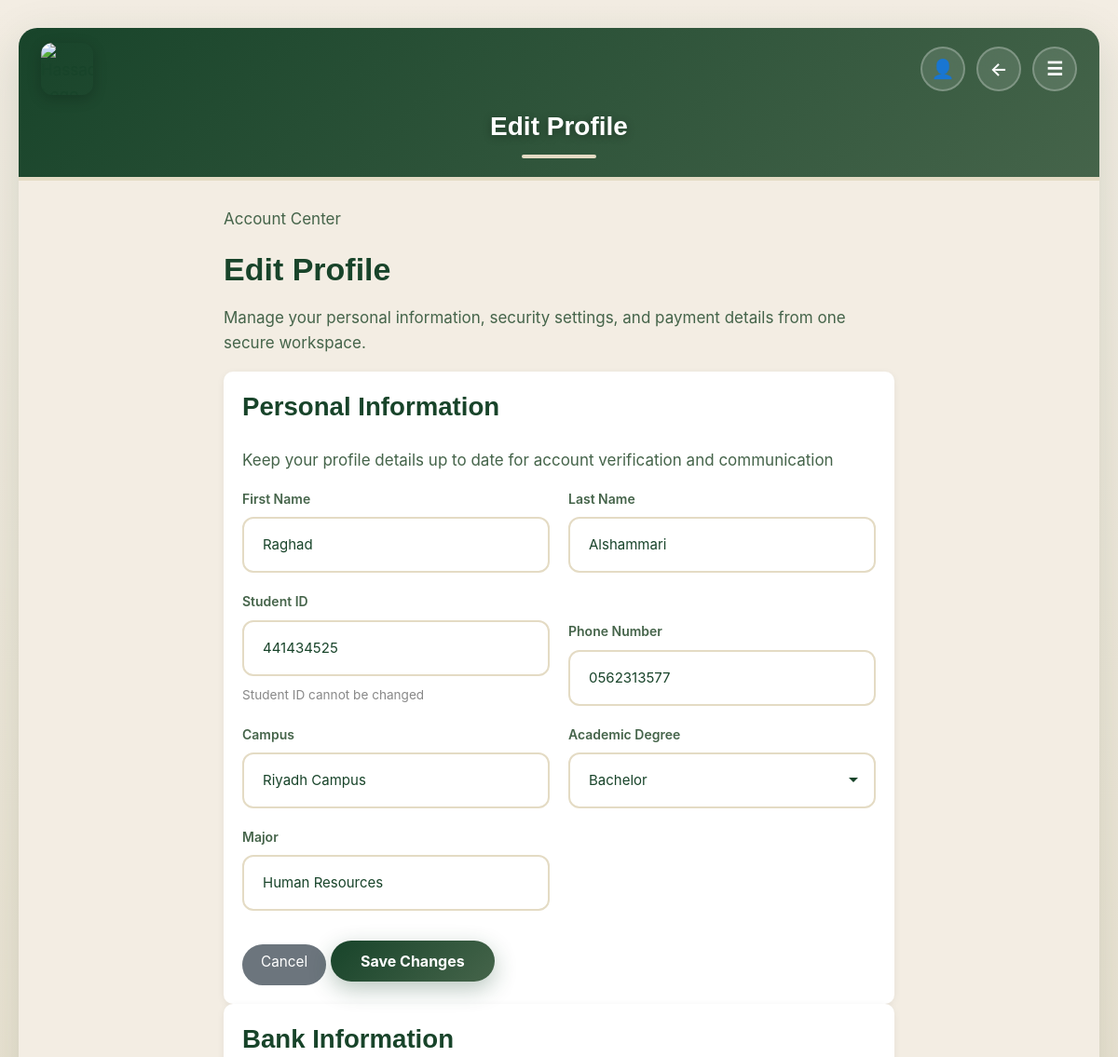
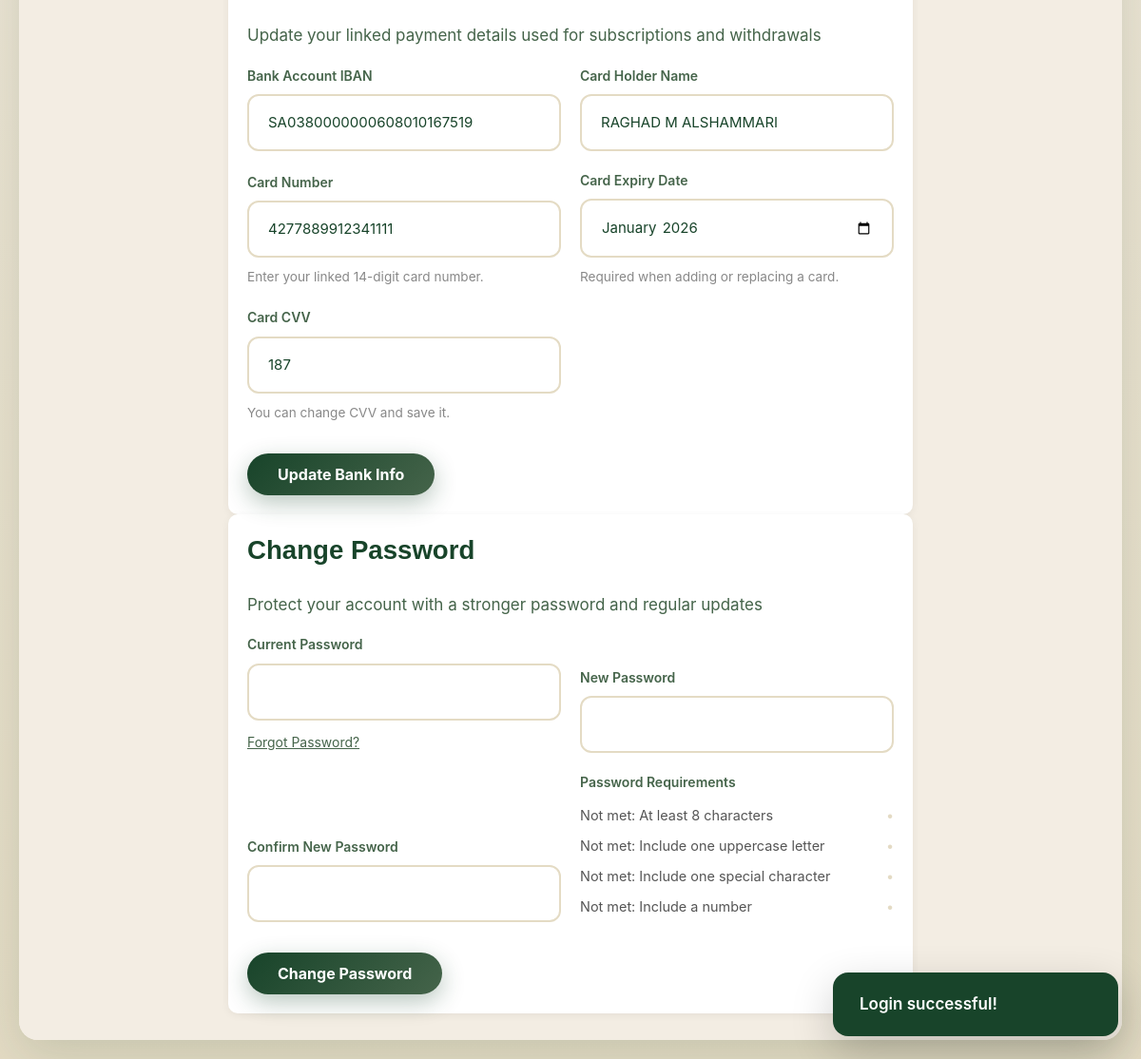
Page /index.php?page=edit-profile (signed in) on the committed database (2 pictures, top to bottom).
### tables this page shows
CREATE TABLE IF NOT EXISTS Student (
    StudentID INT PRIMARY KEY,
    StudentNameFirst VARCHAR(100),
    StudentNameLast VARCHAR(100),
    StudentPassword VARCHAR(255),
    StudentMajor VARCHAR(100),
    StudentAccountStates VARCHAR(50),
    StudentPhoneNumber VARCHAR(20),
    StudentCampus VARCHAR(100),
    StudentAcademicDegree VARCHAR(100),
    ReinvestmentAmount DECIMAL(12,2) DEFAULT 0,
    AccessID INT,
    FOREIGN KEY (AccessID) REFERENCES AccessLevel(AccessID)
);

CREATE TABLE IF NOT EXISTS BankAccount (
    CreditCardNumber VARCHAR(50) PRIMARY KEY,
    BankAccountIban VARCHAR(50),
    CreditCardName VARCHAR(100),
    CreditCardCVV INT,
    CreditCardDayExpired DATE,
    VerificationCode INT,
    PostalCode VARCHAR(20),
    StudentID INT,
    FOREIGN KEY (StudentID) REFERENCES Student(StudentID)
);

### index.php (called while the page is built, shortened)
<?php
$page = $_GET['page'] ?? 'home';
require __DIR__ . '/pages/' . $page . '.php';

### app.php (called while the page is built, shortened)
<?php
return [
    'app_name' => 'Hassad',
    'base_url' => '/hassad',
    'db' => [
        'driver' => 'mysql',
        'host' => '127.0.0.1',
        'port' => '3306',
        'database' => 'hassad',
        'username' => 'root',
        'password' => '',
        'charset' => 'utf8mb4',
    ],
];

### database.php (called while the page is built, shortened)
<?php
function app_config(): array
{
    static $config;
    if ($config === null) {
        $config = require __DIR__ . '/app.php';
    }
    return $config;
}
function db_connection(): ?PDO
{
    static $pdo = false;
    if ($pdo !== false) {
        return $pdo;
    }
    $config = app_config()['db'] ?? [];
    try {
        $dsn = sprintf(
            'mysql:host=%s;port=%s;dbname=%s;charset=%s',
            $config['host'] ?? '127.0.0.1',
            $config['port'] ?? '3306',
            $config['database'] ?? 'hassad',
            $config['charset'] ?? 'utf8mb4'
        );
        $pdo = new PDO(
            $dsn,
            $config['username'] ?? 'root',
            $config['password'] ?? '',
            [
                PDO::ATTR_ERRMODE => PDO::ERRMODE_EXCEPTION,
                PDO::ATTR_DEFAULT_FETCH_MODE => PDO::FETCH_ASSOC,
            ]
        );
    } catch (Throwable $exception) {
        $pdo = null;
    }
    return $pdo;
}

### repository.php (called while the page is built, shortened)
<?php
function db_column_exists(string $tableName, string $columnName): bool
{
    $config = app_config();
    $dbName = (string) (($config['db']['database'] ?? '') ?: 'hassad');
    $row = repo_fetch_one(
        'SELECT COLUMN_NAME FROM information_schema.COLUMNS WHERE TABLE_SCHEMA = ? AND TABLE_NAME = ? AND COLUMN_NAME = ? LIMIT 1',
        [$dbName, $tableName, $columnName]
    );
    return $row !== null;
}
function current_student(): array
{
    if (is_logged_in_as_student()) {
        $sid = (int) ($_SESSION['auth']['student_id'] ?? 0);
        $row = repo_fetch_one('SELECT * FROM Student WHERE StudentID = ?', [$sid]);
        if ($row) {
            return $row;
        }
    }
    return [
        'StudentID' => 0,
        'StudentNameFirst' => '',
        'StudentNameLast' => '',
        'StudentPassword' => '',
        'StudentMajor' => '',
        'StudentAccountStates' => '',
        'StudentPhoneNumber' => '',
        'StudentCampus' => '',
        'StudentAcademicDegree' => '',
        'ReinvestmentAmount' => 0,
    ];
}
function bank_cards_for_student(?int $studentId = null): array
{
    $sid = $studentId ?? (int) current_student()['StudentID'];
    return repo_fetch_all(
        'SELECT * FROM BankAccount WHERE StudentID = ? ORDER BY CreditCardDayExpired DESC, CreditCardNumber ASC LIMIT 1',
        [$sid]
    );
}
function current_bank_account(?int $studentId = null): array
{
    $sid = $studentId ?? (int) current_student()['StudentID'];
    $cards = bank_cards_for_student($sid);
    return $cards[0] ?? bank_account_default_row($sid);
}
function repo_fetch_one(string $sql, array $params = []): ?array
{
    $pdo = db_connection();
    try {
        $stmt = $pdo->prepare($sql);
        $stmt->execute($params);
        $row = $stmt->fetch();
        return $row ?: null;
    } catch (\Throwable $e) {
        return null;
    }
}
function repo_fetch_all(string $sql, array $params = []): array
{
    $pdo = db_connection();
    try {
        $stmt = $pdo->prepare($sql);
        $stmt->execute($params);
        return $stmt->fetchAll();
    } catch (\Throwable $e) {
        return [];
    }
}

### edit-profile.php (the view, shortened to what this page needs)
<?php
$isStudent = is_logged_in_as_student();
if ($isStudent) {
    $student = current_student();
    $bank = current_bank_account((int) $student['StudentID']);
    $bankExpiryMonth = '';
    if (!empty($bank['CreditCardDayExpired'])) {
        $ts = strtotime((string) $bank['CreditCardDayExpired']);
        if ($ts !== false) {
            $bankExpiryMonth = date('Y-m', $ts);
        }
    }
    $pageTitle = 'Edit Profile';
    $dashboardRoute = 'home';
} else {
    $manager = current_manager();
    $pageTitle = 'Edit Profile';
    $dashboardRoute = 'home';
}
?>
<div class="edit-profile-page">
    <header class="ep-hero">
        <div class="ep-hero-copy">
            <p class="ep-kicker">Account Center</p>
            <h1><?= e($pageTitle) ?></h1>
            <p>Manage your personal information, security settings, and payment details from one secure workspace.</p>
        </div>
    </header>
    <?php if ($isStudent): ?>
    <section class="profile-edit-card ep-card">
        <div class="card-header">
            <h2>Personal Information</h2>
            <p>Keep your profile details up to date for account verification and communication</p>
        </div>
        <form class="profile-form" method="post" action="<?= e(action_url('update-profile')) ?>">
            <div class="form-grid two-col">
                <div class="field">
                    <label>First Name</label>
                    <input class="text-input" type="text" name="first_name" value="<?= e($student['StudentNameFirst']) ?>" required>
                </div>
                <div class="field">
                    <label>Last Name</label>
                    <input class="text-input" type="text" name="last_name" value="<?= e($student['StudentNameLast']) ?>" required>
                </div>
                <div class="field">
                    <label>Student ID</label>
                    <input class="text-input" type="text" value="<?= e($student['StudentID']) ?>" disabled>
                    <small class="field-hint">Student ID cannot be changed</small>
                </div>
                <div class="field">
                    <label>Phone Number</label>
                    <input class="text-input" type="tel" name="phone" value="<?= e($student['StudentPhoneNumber']) ?>" required>
                </div>
                <div class="field">
                    <label>Campus</label>
                    <input class="text-input" type="text" name="campus" value="<?= e($student['StudentCampus']) ?>" required>
                </div>
                <div class="field">
                    <label>Academic Degree</label>
                    <select class="select-input" name="degree">
                        <option value="Bachelor" <?= $student['StudentAcademicDegree'] === 'Bachelor' ? 'selected' : '' ?>>Bachelor</option>
                    </select>
                </div>
                <div class="field full-width">
                    <label>Major</label>
                    <input class="text-input" type="text" name="major" value="<?= e($student['StudentMajor']) ?>" required>
                </div>
            </div>
            <div class="form-actions ep-form-actions">
                <a href="<?= e(route($dashboardRoute)) ?>" class="btn-secondary btn-oval">Cancel</a>
                <button type="submit" class="cta-primary btn-oval">Save Changes</button>
            </div>
        </form>
    </section>
    <section class="profile-edit-card ep-card">
        <div class="card-header">
            <h2>Bank Information</h2>
            <p>Update your linked payment details used for subscriptions and withdrawals</p>
        </div>
        <form class="profile-form" method="post" action="<?= e(action_url('update-bank')) ?>">
            <div class="form-grid two-col">
                <div class="field full-width">
                    <label>Bank Account IBAN</label>
                    <input class="text-input" type="text" name="iban" value="<?= e($bank['BankAccountIban'] ?? '') ?>" placeholder="SA00 0000 0000 0000 0000 0000" required pattern="SA\d{22}" title="IBAN must be SA followed by 22 digits" maxlength="24" inputmode="text">
                </div>
                <div class="field">
                    <label>Card Holder Name</label>
                    <input class="text-input" type="text" name="card_name" value="<?= e($bank['CreditCardName'] ?? '') ?>" required pattern="[A-Za-z\u0600-\u06FF ]{2,100}" title="Card holder name must contain letters only" maxlength="100">
                </div>
                <div class="field">
                    <label>Card Number</label>
                    <input class="text-input" type="text" name="card_number" value="<?= e((string) ($bank['CreditCardNumber'] ?? '')) ?>" placeholder="14-digit card number" maxlength="14" pattern="\d{14}" inputmode="numeric" required>
                    <small class="field-hint">Enter your linked 14-digit card number.</small>
                </div>
                <div class="field">
                    <label>Card Expiry Date</label>
                    <input class="text-input" type="month" name="expiry" value="<?= e($bankExpiryMonth) ?>" required>
                    <small class="field-hint">Required when adding or replacing a card.</small>
                </div>
                <div class="field">
                    <label>Card CVV</label>
                    <input class="text-input" type="text" name="cvv" value="<?= e(((int) ($bank['CreditCardCVV'] ?? 0)) > 0 ? str_pad((string) ((int) $bank['CreditCardCVV']), 3, '0', STR_PAD_LEFT) : '') ?>" maxlength="3" pattern="\d{3}" inputmode="numeric" placeholder="3-digit CVV" required>
                    <small class="field-hint">You can change CVV and save it.</small>
                </div>
            </div>
            <div class="form-actions ep-form-actions">
                <button type="submit" class="cta-primary btn-oval">Update Bank Info</button>
            </div>
        </form>
    </section>
    <section class="profile-edit-card ep-card">
        <div class="card-header">
            <h2>Change Password</h2>
            <p>Protect your account with a stronger password and regular updates</p>
        </div>
        <form class="profile-form ep-password-form" method="post" action="<?= e(action_url('change-password')) ?>">
            <div class="form-grid two-col">
                <div class="field">
                    <label>Current Password</label>
                    <input class="text-input" type="password" name="current_password" id="current_password" required>
                    <a href="<?= e(route('student-settings')) ?>" class="forgot-password-link">Forgot Password?</a>
                </div>
                <div class="field">
                    <label>New Password</label>
                    <input class="text-input" type="password" name="new_password" id="new_password" required oninput="checkPasswordStrength(this.value)">
                </div>
                <div class="field">
                    <label>Confirm New Password</label>
                    <input class="text-input" type="password" name="confirm_password" id="confirm_password" required>
                </div>
                <div class="field">
                    <label class="helper-text">Password Requirements</label>
                    <ul class="hint-list password-checklist">
                        <li id="req-length" class="req-item req-pending">Not met: At least 8 characters</li>
                        <li id="req-upper" class="req-item req-pending">Not met: Include one uppercase letter</li>
                        <li id="req-special" class="req-item req-pending">Not met: Include one special character</li>
                        <li id="req-number" class="req-item req-pending">Not met: Include a number</li>
                    </ul>
                </div>
            </div>
            <div class="form-actions ep-form-actions">
                <button type="submit" class="cta-primary btn-oval">Change Password</button>
            </div>
        </form>
    </section>
    <?php endif; ?>
</div>

### rows in the picture
student: first_name "Raghad", last_name "Alshammari", StudentID "441434525", phone "0562313577", campus "Riyadh Campus", degree "Bachelor", major "Human Resources"
bankaccount: iban "SA0380000000608010167519", card_name "RAGHAD M ALSHAMMARI", card_number "4277889912341111", expiry "2026-01", cvv "187"

### other values in the picture
$msg "Login successful!"
$title "Edit Profile"
$pageTitle "Edit Profile"
